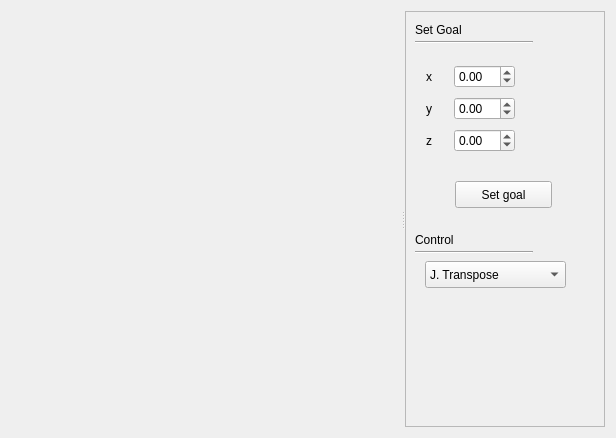
<?xml version="1.0" encoding="UTF-8"?>
<ui version="4.0">
 <class>MainWindow</class>
 <widget class="QMainWindow" name="MainWindow">
  <property name="windowModality">
   <enum>Qt::ApplicationModal</enum>
  </property>
  <property name="geometry">
   <rect>
    <x>0</x>
    <y>0</y>
    <width>616</width>
    <height>438</height>
   </rect>
  </property>
  <property name="windowTitle">
   <string>Kinematics Inverse</string>
  </property>
  <widget class="QWidget" name="centralWidget">
   <layout class="QHBoxLayout" name="horizontalLayout">
    <item>
     <widget class="QSplitter" name="splitter">
      <property name="orientation">
       <enum>Qt::Horizontal</enum>
      </property>
      <widget class="GLWidget" name="widget" native="true"/>
      <widget class="QFrame" name="frame">
       <property name="minimumSize">
        <size>
         <width>200</width>
         <height>0</height>
        </size>
       </property>
       <property name="maximumSize">
        <size>
         <width>200</width>
         <height>16777215</height>
        </size>
       </property>
       <property name="frameShape">
        <enum>QFrame::StyledPanel</enum>
       </property>
       <property name="frameShadow">
        <enum>QFrame::Raised</enum>
       </property>
       <widget class="QWidget" name="verticalLayoutWidget">
        <property name="geometry">
         <rect>
          <x>10</x>
          <y>40</y>
          <width>111</width>
          <height>118</height>
         </rect>
        </property>
        <layout class="QVBoxLayout" name="verticalLayout">
         <item>
          <layout class="QHBoxLayout" name="horizontalLayout_2">
           <item>
            <widget class="QLabel" name="label_2">
             <property name="text">
              <string>x</string>
             </property>
            </widget>
           </item>
           <item>
            <widget class="QDoubleSpinBox" name="dPosX">
             <property name="minimum">
              <double>-99.000000000000000</double>
             </property>
            </widget>
           </item>
          </layout>
         </item>
         <item>
          <layout class="QHBoxLayout" name="horizontalLayout_3">
           <item>
            <widget class="QLabel" name="label_4">
             <property name="text">
              <string>y</string>
             </property>
            </widget>
           </item>
           <item>
            <widget class="QDoubleSpinBox" name="dPosY">
             <property name="minimum">
              <double>-99.000000000000000</double>
             </property>
            </widget>
           </item>
          </layout>
         </item>
         <item>
          <layout class="QHBoxLayout" name="horizontalLayout_4">
           <item>
            <widget class="QLabel" name="label_3">
             <property name="text">
              <string>z</string>
             </property>
            </widget>
           </item>
           <item>
            <widget class="QDoubleSpinBox" name="dPosZ">
             <property name="minimum">
              <double>-99.000000000000000</double>
             </property>
            </widget>
           </item>
          </layout>
         </item>
        </layout>
       </widget>
       <widget class="Line" name="line">
        <property name="geometry">
         <rect>
          <x>10</x>
          <y>30</y>
          <width>118</width>
          <height>3</height>
         </rect>
        </property>
        <property name="orientation">
         <enum>Qt::Horizontal</enum>
        </property>
       </widget>
       <widget class="QLabel" name="label">
        <property name="geometry">
         <rect>
          <x>10</x>
          <y>10</y>
          <width>67</width>
          <height>17</height>
         </rect>
        </property>
        <property name="text">
         <string>Set Goal</string>
        </property>
       </widget>
       <widget class="QPushButton" name="pushButton">
        <property name="geometry">
         <rect>
          <x>50</x>
          <y>170</y>
          <width>97</width>
          <height>27</height>
         </rect>
        </property>
        <property name="text">
         <string>Set goal</string>
        </property>
       </widget>
       <widget class="QLabel" name="label_5">
        <property name="geometry">
         <rect>
          <x>10</x>
          <y>220</y>
          <width>67</width>
          <height>17</height>
         </rect>
        </property>
        <property name="text">
         <string>Control</string>
        </property>
       </widget>
       <widget class="Line" name="line_2">
        <property name="geometry">
         <rect>
          <x>10</x>
          <y>240</y>
          <width>118</width>
          <height>3</height>
         </rect>
        </property>
        <property name="orientation">
         <enum>Qt::Horizontal</enum>
        </property>
       </widget>
       <widget class="QComboBox" name="comboBox">
        <property name="geometry">
         <rect>
          <x>20</x>
          <y>250</y>
          <width>141</width>
          <height>27</height>
         </rect>
        </property>
        <item>
         <property name="text">
          <string>J. Transpose</string>
         </property>
        </item>
        <item>
         <property name="text">
          <string>J. Pseudo Inverse</string>
         </property>
        </item>
       </widget>
      </widget>
     </widget>
    </item>
   </layout>
  </widget>
  <action name="actionOpen">
   <property name="text">
    <string>Open</string>
   </property>
  </action>
  <action name="actionClose">
   <property name="text">
    <string>Close</string>
   </property>
  </action>
 </widget>
 <layoutdefault spacing="6" margin="11"/>
 <customwidgets>
  <customwidget>
   <class>GLWidget</class>
   <extends>QWidget</extends>
   <header>interface/glwidget.h</header>
   <container>1</container>
   <slots>
    <slot>setType(int)</slot>
   </slots>
  </customwidget>
 </customwidgets>
 <resources/>
 <connections>
  <connection>
   <sender>actionClose</sender>
   <signal>activated()</signal>
   <receiver>MainWindow</receiver>
   <slot>close()</slot>
   <hints>
    <hint type="sourcelabel">
     <x>-1</x>
     <y>-1</y>
    </hint>
    <hint type="destinationlabel">
     <x>307</x>
     <y>218</y>
    </hint>
   </hints>
  </connection>
  <connection>
   <sender>pushButton</sender>
   <signal>clicked()</signal>
   <receiver>MainWindow</receiver>
   <slot>setPositionGoal()</slot>
   <hints>
    <hint type="sourcelabel">
     <x>473</x>
     <y>190</y>
    </hint>
    <hint type="destinationlabel">
     <x>383</x>
     <y>4</y>
    </hint>
   </hints>
  </connection>
  <connection>
   <sender>comboBox</sender>
   <signal>currentIndexChanged(int)</signal>
   <receiver>widget</receiver>
   <slot>setType(int)</slot>
   <hints>
    <hint type="sourcelabel">
     <x>494</x>
     <y>276</y>
    </hint>
    <hint type="destinationlabel">
     <x>320</x>
     <y>295</y>
    </hint>
   </hints>
  </connection>
 </connections>
 <slots>
  <slot>setPositionGoal()</slot>
 </slots>
</ui>
